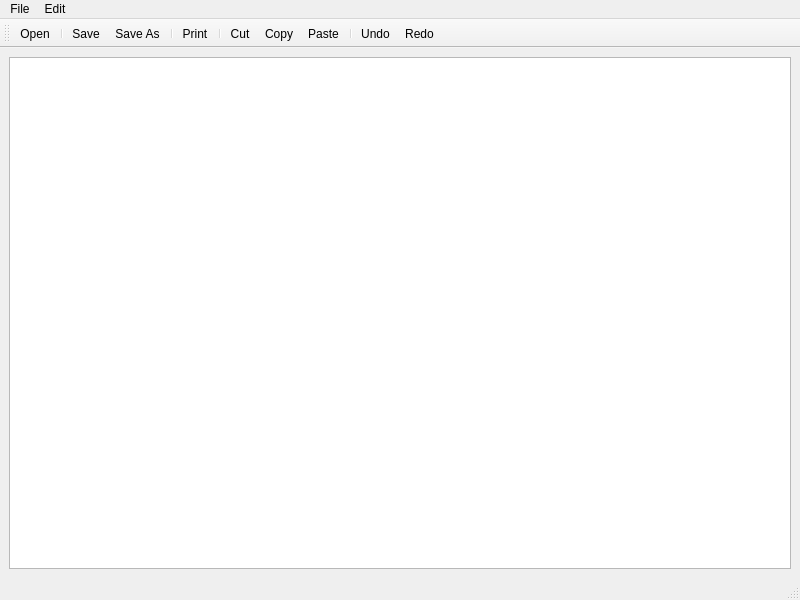
<?xml version="1.0" encoding="UTF-8"?>
<ui version="4.0">
 <class>MainWindow</class>
 <widget class="QMainWindow" name="MainWindow">
  <property name="geometry">
   <rect>
    <x>0</x>
    <y>0</y>
    <width>800</width>
    <height>600</height>
   </rect>
  </property>
  <property name="windowTitle">
   <string>MainWindow</string>
  </property>
  <widget class="QWidget" name="centralwidget">
   <layout class="QVBoxLayout" name="verticalLayout">
    <item>
     <widget class="QPlainTextEdit" name="plainTextEdit"/>
    </item>
   </layout>
  </widget>
  <widget class="QMenuBar" name="menubar">
   <property name="geometry">
    <rect>
     <x>0</x>
     <y>0</y>
     <width>800</width>
     <height>22</height>
    </rect>
   </property>
   <widget class="QMenu" name="menuFile">
    <property name="title">
     <string>File</string>
    </property>
    <addaction name="actionOpen"/>
    <addaction name="separator"/>
    <addaction name="actionSave"/>
    <addaction name="actionSave_As"/>
    <addaction name="separator"/>
    <addaction name="actionPrint"/>
   </widget>
   <widget class="QMenu" name="menuEdit">
    <property name="title">
     <string>Edit</string>
    </property>
    <addaction name="actionCut"/>
    <addaction name="actionCopy"/>
    <addaction name="actionPaste"/>
    <addaction name="separator"/>
    <addaction name="actionUndo"/>
    <addaction name="actionRedo"/>
   </widget>
   <addaction name="menuFile"/>
   <addaction name="menuEdit"/>
  </widget>
  <widget class="QStatusBar" name="statusbar"/>
  <widget class="QToolBar" name="toolBar">
   <property name="windowTitle">
    <string>toolBar</string>
   </property>
   <attribute name="toolBarArea">
    <enum>TopToolBarArea</enum>
   </attribute>
   <attribute name="toolBarBreak">
    <bool>false</bool>
   </attribute>
   <addaction name="actionOpen"/>
   <addaction name="separator"/>
   <addaction name="actionSave"/>
   <addaction name="actionSave_As"/>
   <addaction name="separator"/>
   <addaction name="actionPrint"/>
   <addaction name="separator"/>
   <addaction name="actionCut"/>
   <addaction name="actionCopy"/>
   <addaction name="actionPaste"/>
   <addaction name="separator"/>
   <addaction name="actionUndo"/>
   <addaction name="actionRedo"/>
  </widget>
  <action name="actionOpen">
   <property name="icon">
    <iconset resource="Resource.qrc">
     <normaloff>:/rec/img/open.png</normaloff>:/rec/img/open.png</iconset>
   </property>
   <property name="text">
    <string>Open</string>
   </property>
  </action>
  <action name="actionSave">
   <property name="icon">
    <iconset resource="Resource.qrc">
     <normaloff>:/rec/img/save.png</normaloff>:/rec/img/save.png</iconset>
   </property>
   <property name="text">
    <string>Save</string>
   </property>
  </action>
  <action name="actionSave_As">
   <property name="icon">
    <iconset resource="Resource.qrc">
     <normaloff>:/rec/img/save_as.png</normaloff>:/rec/img/save_as.png</iconset>
   </property>
   <property name="text">
    <string>Save As</string>
   </property>
  </action>
  <action name="actionCut">
   <property name="icon">
    <iconset resource="Resource.qrc">
     <normaloff>:/rec/img/cut.png</normaloff>:/rec/img/cut.png</iconset>
   </property>
   <property name="text">
    <string>Cut</string>
   </property>
  </action>
  <action name="actionCopy">
   <property name="icon">
    <iconset resource="Resource.qrc">
     <normaloff>:/rec/img/copy.png</normaloff>:/rec/img/copy.png</iconset>
   </property>
   <property name="text">
    <string>Copy</string>
   </property>
  </action>
  <action name="actionPaste">
   <property name="icon">
    <iconset resource="Resource.qrc">
     <normaloff>:/rec/img/paste.png</normaloff>:/rec/img/paste.png</iconset>
   </property>
   <property name="text">
    <string>Paste</string>
   </property>
  </action>
  <action name="actionUndo">
   <property name="icon">
    <iconset resource="Resource.qrc">
     <normaloff>:/rec/img/edit_undo.png</normaloff>:/rec/img/edit_undo.png</iconset>
   </property>
   <property name="text">
    <string>Undo</string>
   </property>
  </action>
  <action name="actionRedo">
   <property name="icon">
    <iconset resource="Resource.qrc">
     <normaloff>:/rec/img/edit_redo.png</normaloff>:/rec/img/edit_redo.png</iconset>
   </property>
   <property name="text">
    <string>Redo</string>
   </property>
  </action>
  <action name="actionPrint">
   <property name="icon">
    <iconset resource="Resource.qrc">
     <normaloff>:/rec/img/print.png</normaloff>:/rec/img/print.png</iconset>
   </property>
   <property name="text">
    <string>Print</string>
   </property>
  </action>
 </widget>
 <resources>
  <include location="Resource.qrc"/>
 </resources>
 <connections/>
</ui>
